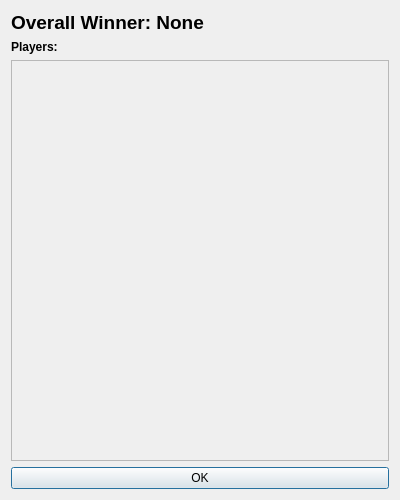
<?xml version="1.0" encoding="UTF-8"?>
<ui version="4.0">
 <class>MatchDetailsDialog</class>
 <widget class="QDialog" name="MatchDetailsDialog">
  <property name="geometry">
   <rect>
    <x>0</x>
    <y>0</y>
    <width>400</width>
    <height>500</height>
   </rect>
  </property>
  <property name="windowTitle">
   <string>Match Details</string>
  </property>
  <layout class="QVBoxLayout" name="main_layout">
   <item>
    <widget class="QLabel" name="winner_label">
     <property name="font">
      <font>
       <family>Arial</family>
       <pointsize>14</pointsize>
       <weight>75</weight>
       <bold>true</bold>
      </font>
     </property>
     <property name="text">
      <string>Overall Winner: None</string>
     </property>
    </widget>
   </item>
   <item>
    <widget class="QLabel" name="players_list_label">
     <property name="text">
      <string>&lt;b&gt;Players:&lt;/b&gt;</string>
     </property>
    </widget>
   </item>
   <item>
    <widget class="QScrollArea" name="scroll_area">
     <property name="widgetResizable">
      <bool>true</bool>
     </property>
     <widget class="QWidget" name="scroll_widget" native="true">
      <property name="geometry">
       <rect>
        <x>0</x>
        <y>0</y>
        <width>376</width>
        <height>392</height>
       </rect>
      </property>
      <layout class="QVBoxLayout" name="rounds_layout"/>
     </widget>
    </widget>
   </item>
   <item>
    <widget class="QPushButton" name="ok_button">
     <property name="text">
      <string>OK</string>
     </property>
    </widget>
   </item>
  </layout>
 </widget>
 <resources/>
 <connections/>
</ui> 
